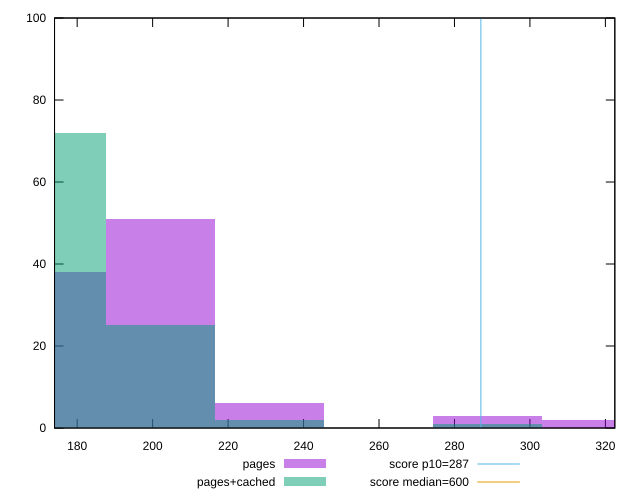

Write gnuplot code to recreate this figure.
reset

$pages <<EOF
231.0498227592798 6
202.16859491436983 51
173.28736706945986 38
288.8122784490998 3
317.69350629400975 2
EOF

$pagesCached <<EOF
288.8122784490998 1
202.16859491436983 25
173.28736706945986 72
231.0498227592798 2
EOF

set key outside below
set boxwidth 28.881227844909976
set xrange [174:322.5]
set yrange [0:100]
set trange [0:100]
set style fill transparent solid 0.5 noborder

set parametric
set terminal svg size 640, 500 enhanced background rgb 'white'
set output "report_00018_2021-02-10T15-25-16.877Z/total-blocking-time/comparison/histogram/0_vs_1.svg"

plot $pages title "pages" with boxes, \
     $pagesCached title "pages+cached" with boxes, \
     287,t title "score p10=287", \
     600,t title "score median=600"

reset
